Frame 1 (no input): blank canvas, image omitted
Frame 60 (no input): blank canvas, image omitted
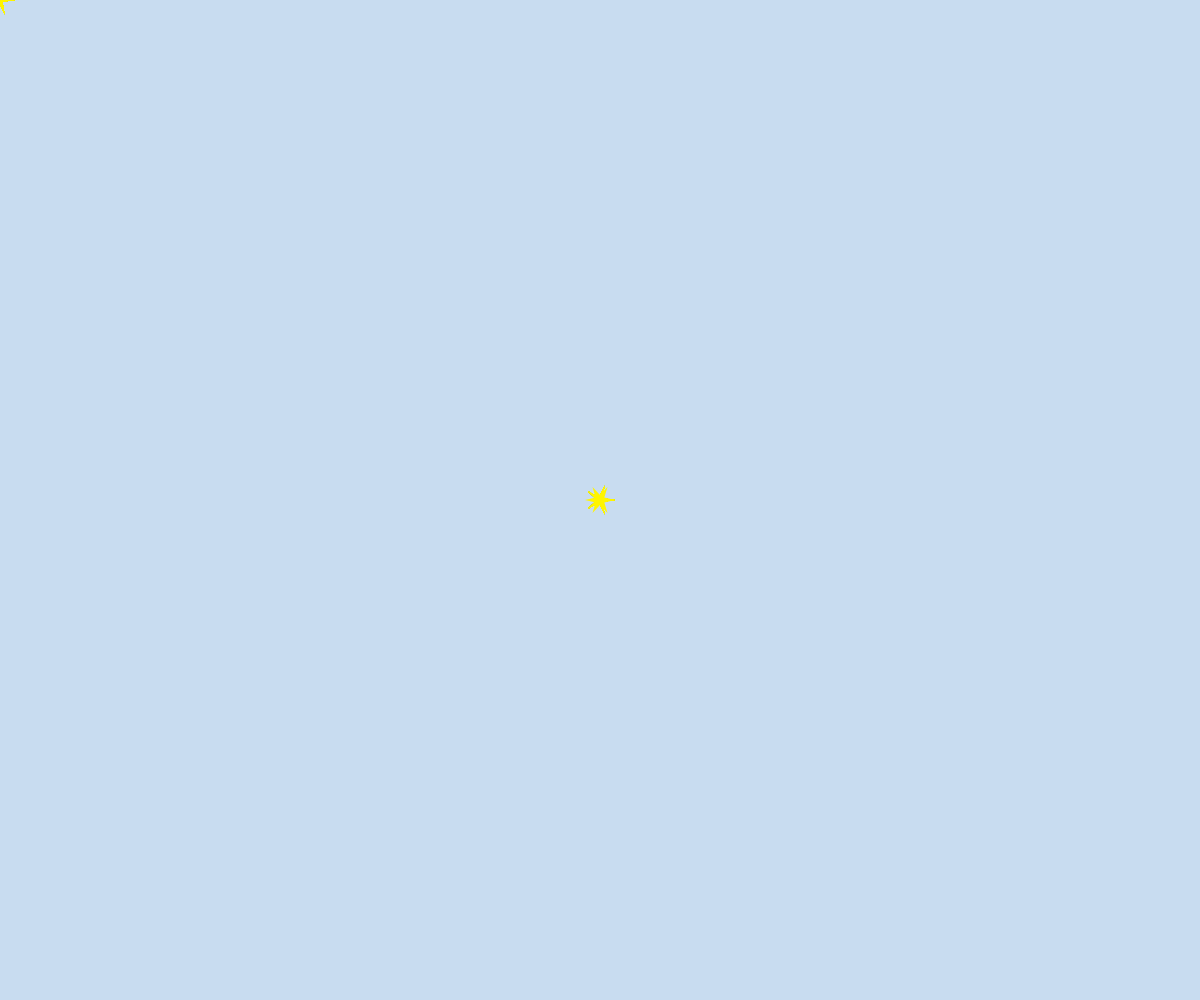
Frame 120 (the mouse pressed at the canvas centre since frame 60)

The p5.js sketch whose frames 1 and 60 were blank and that drew this single picture after the mouse press (run headless with seeded random() and noise() and a simulated clock; from frame 60 on, the mouse is pressed at the canvas centre):

// p5.js sketch
// ── sketch.js
let trail = [];  // Almacena las posiciones anteriores del cursor


function setup() {
  createCanvas(windowWidth, windowHeight);
}
function draw() {
  background(200,220,240);
  
  // Agrega la posición actual del cursor al arreglo de la estela
  trail.push(createVector(mouseX, mouseY));
  
  // Limita la longitud de la estela para mantener un número finito de puntos
  if (trail.length > 220) {
    trail.splice(0, 1);
  }
  
  // Dibuja la estela transparente basada en las posiciones anteriores del cursor
  for (let i = 0; i < trail.length; i++) {
    let alpha = map(i, 0, trail.length, 255, 0);  // Cambia la transparencia gradualmente
    fill(255, alpha);
    noStroke();
    star(trail[i].x, trail[i].y, 3, 15, 5);
  }
  
  // Dibuja la estrella actual en la posición del cursor
  fill(255);
  noStroke();
  star(mouseX, mouseY, 5, 15, 6);
}

// Función para dibujar una estrella
function star(x, y, radius1, radius2, npoints) {
  let angle = TWO_PI / npoints;
  let halfAngle = angle / 2.0;
  beginShape();
  for (let a = 0; a < TWO_PI; a += angle) {
    let sx = x + cos(a) * radius2;
    let sy = y + sin(a) * radius2;
    vertex(sx, sy);
    sx = x + cos(a + halfAngle) * radius1;
    sy = y + sin(a + halfAngle) * radius1;
    vertex(sx, sy);
    fill(255, 245, 0)
  }
  endShape(CLOSE);
}
